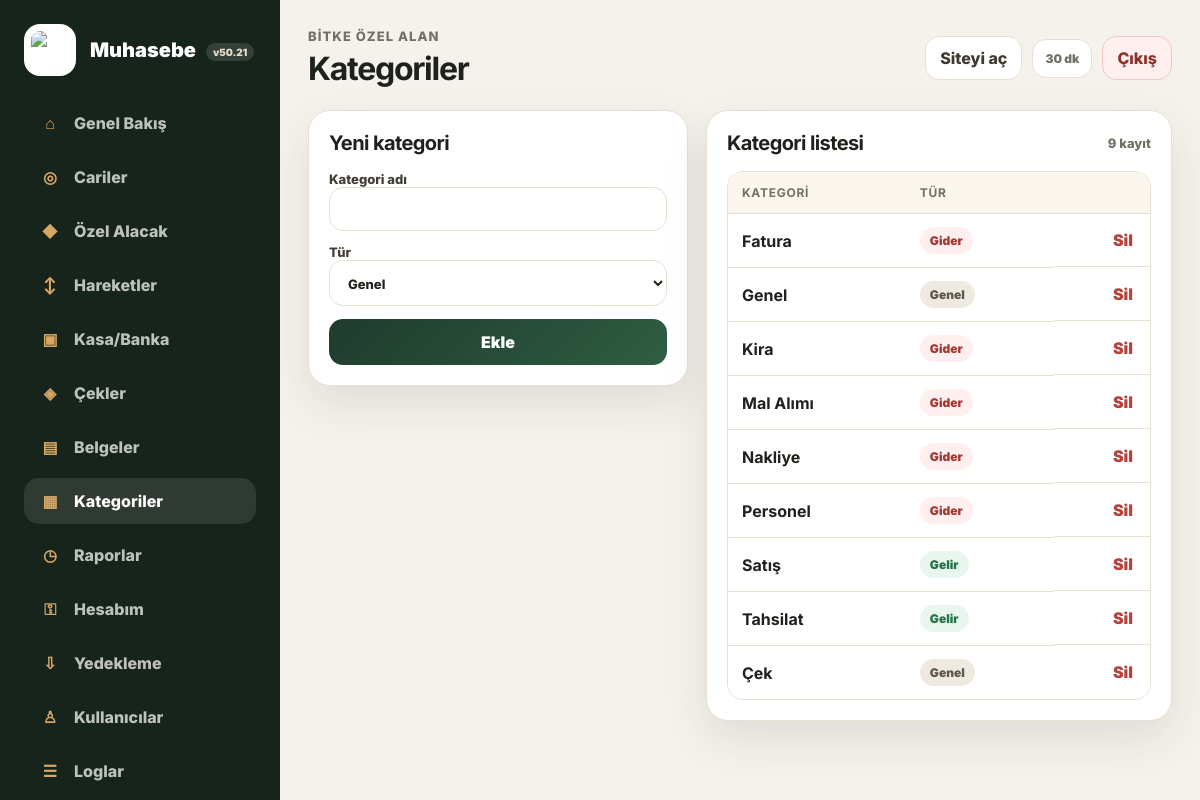
The app's page /kategoriler.php (signed in) with its own data.
### tables this page shows
CREATE TABLE categories (
        id INTEGER PRIMARY KEY AUTOINCREMENT,
        name TEXT NOT NULL UNIQUE,
        type TEXT NOT NULL DEFAULT 'genel',
        created_at TEXT NOT NULL
    );

### bootstrap.php (called while the page is built, shortened)
<?php
function db(): PDO
{
    static $pdo = null;
    if ($pdo instanceof PDO) return $pdo;
    $pdo = new PDO('sqlite:' . DB_PATH);
    $pdo->setAttribute(PDO::ATTR_ERRMODE, PDO::ERRMODE_EXCEPTION);
    $pdo->setAttribute(PDO::ATTR_DEFAULT_FETCH_MODE, PDO::FETCH_ASSOC);
    $pdo->exec('PRAGMA foreign_keys = ON');
    return $pdo;
}
function e($value): string { return htmlspecialchars((string)$value, ENT_QUOTES, 'UTF-8'); }
function is_logged_in(): bool { return !empty($_SESSION['user_id']); }
function current_user(): ?array
{
    static $cached = null;
    if ($cached !== null) return $cached;
    $stmt = db()->prepare('SELECT * FROM users WHERE id = ? AND is_active = 1');
    $stmt->execute([$_SESSION['user_id']]);
    $cached = $stmt->fetch() ?: null;
    return $cached;
}
function require_login(): void
{
    if (!is_logged_in() || !current_user()) redirect('index.php');
}
function user_role(): string { $u = current_user(); return $u['role'] ?? 'viewer'; }
function can_write(): bool { return in_array(user_role(), ['admin','editor'], true); }
function categories(): array { return db()->query('SELECT * FROM categories ORDER BY name ASC')->fetchAll(); }

### kategoriler.php (the view, shortened to what this page needs)
<?php
require_once __DIR__ . '/layout.php';
require_login();
$categories=categories();
page_header('Kategoriler', 'kategoriler');
?>
<section class="content-grid compact">
  <article class="panel-card form-card">
    <div class="card-head"><h3>Yeni kategori</h3></div>
    <?php if(can_write()): ?><form class="stack-form" method="post"><label>Kategori adı<input name="name" required></label><label>Tür<select name="type"><option value="genel" selected>Genel</option></select></label><button class="btn btn-primary">Ekle</button></form><?php else: ?><p class="muted">Görüntüleme yetkisi.</p><?php endif; ?>
  </article>
  <article class="panel-card">
    <div class="card-head"><h3>Kategori listesi</h3><span><?php echo count($categories); ?> kayıt</span></div>
    <div class="table-wrap"><table><thead><tr><th>Kategori</th><th>Tür</th><th></th></tr></thead><tbody><?php foreach($categories as $cat): ?><tr><td><strong><?php echo e($cat['name']); ?></strong></td><td><?php echo badge(ucfirst($cat['type']), $cat['type']==='gider'?'danger':($cat['type']==='gelir'?'success':'neutral')); ?></td><td class="row-actions"><?php if(can_write()): ?><form method="post" onsubmit="return confirm('Kategori silinsin mi? Mevcut hareketlerde kategori boş kalır.');"><?php echo csrf_field(); ?><input type="hidden" name="action" value="delete"><input type="hidden" name="id" value="<?php echo e($cat['id']); ?>"><button>Sil</button></form><?php endif; ?></td></tr><?php endforeach; ?></tbody></table></div>
  </article>
</section>
<?php page_footer(); ?>

### layout.php (shortened to what this page needs)
<?php
require_once __DIR__ . '/bootstrap.php';
function page_header(string $title, string $active = ''): void
{
    $nav = [
        ['dashboard', 'dashboard.php', 'Genel Bakış', '⌂'],
        ['cariler', 'cariler.php', 'Cariler', '◎'],
        ['ozel_alacaklar', 'ozel-alacaklar.php', 'Özel Alacak', '◆'],
        ['hareketler', 'hareketler.php', 'Hareketler', '↕'],
        ['hesaplar', 'hesaplar.php', 'Kasa/Banka', '▣'],
        ['cekler', 'cekler.php', 'Çekler', '◈'],
        ['belgeler', 'belgeler.php', 'Belgeler', '▤'],
        ['kategoriler', 'kategoriler.php', 'Kategoriler', '▦'],
        ['raporlar', 'raporlar.php', 'Raporlar', '◷'],
        ['hesabim', 'hesabim.php', 'Hesabım', '⚿'],
    ];
    if (is_admin()) {
        $nav[] = ['yedekler', 'yedekler.php', 'Yedekleme', '⇩'];
        $nav[] = ['kullanicilar', 'kullanicilar.php', 'Kullanıcılar', '♙'];
        $nav[] = ['loglar', 'loglar.php', 'Loglar', '☰'];
    }
    ?>
<!doctype html>
<html lang="tr">
<head>
  <link rel="stylesheet" href="assets/muhasebe.css?v=514" />
</head>
<body class="app-page">
  <div class="app-shell">
    <aside class="sidebar">
      <a class="brand" href="dashboard.php" aria-label="Bitke Muhasebe">
        <img src="../assets/img/header-logo-only.png" alt="Bitke" />
        <span>Muhasebe <small><?php echo e(APP_VERSION); ?></small></span>
      </a>
      <nav class="side-nav" aria-label="Panel menüsü">
        <?php foreach ($nav as $item): ?>
          <a class="<?php echo $active === $item[0] ? 'active' : ''; ?>" href="<?php echo e($item[1]); ?>">
            <span class="nav-ico"><?php echo e($item[3]); ?></span>
            <span><?php echo e($item[2]); ?></span>
          </a>
        <?php endforeach; ?>
      </nav>
    </aside>
    <main class="main">
      <header class="topbar">
        <div>
          <p>Bitke özel alan</p>
          <h1><?php echo e($title); ?></h1>
        </div>
        <div class="top-actions">
          <a class="ghost-link" href="../" target="_blank" rel="noopener">Siteyi aç</a>
          <span class="session-chip" title="İşlem yapılmazsa otomatik çıkış süresi">30 dk</span><a class="logout-link" href="logout.php">Çıkış</a>
        </div>
      </header>
<?php }
function page_footer(): void
{
    ?>
    </main>
  </div>
</body>
</html>
<?php }
function badge(string $label, string $tone = 'neutral'): string
{
    return '<span class="badge badge-' . e($tone) . '">' . e($label) . '</span>';
}

### assets/muhasebe.css (style rules this page uses)
:root { --bg:#f5f2ec;--surface:#fffaf3;--card:#ffffff;--text:#1e211c;--muted:#737166;--border:#e7dfd1;--primary:#1f3b2d;--primary-2:#2f5d42;--accent:#c8914b;--danger:#b9423a;--success:#297a4a;--warning:#9b6a1a;--info:#2f5c8f;--shadow:0 18px 45px rgba(40,35,25,.10);--radius:22px }
* { box-sizing:border-box }
body { margin:0;font-family:Inter,system-ui,-apple-system,Segoe UI,sans-serif;background:var(--bg);color:var(--text) }
a { color:inherit;text-decoration:none }
button,input,select,textarea { font:inherit }
.login-form label,.stack-form label { font-size:13px;font-weight:800;color:#403d35 }
.login-form input,.stack-form input,.stack-form select,.stack-form textarea,.filterbar input,.filterbar select,td input,td select { width:100%;border:1px solid var(--border);background:#fff;border-radius:14px;padding:13px 14px;outline:none;color:var(--text) }
.login-form button,.btn { border:0;border-radius:14px;padding:13px 17px;font-weight:900;cursor:pointer;display:inline-flex;align-items:center;justify-content:center;gap:8px }
.login-form button,.btn-primary { background:linear-gradient(135deg,var(--primary),var(--primary-2));color:#fff }
.app-shell { display:grid;grid-template-columns:280px 1fr;min-height:100vh }
.sidebar { background:#17241c;color:#fff;padding:24px;display:flex;flex-direction:column;gap:24px;position:sticky;top:0;height:100vh }
.brand { display:flex;align-items:center;gap:14px;font-weight:950;font-size:20px }
.brand img { width:52px;height:52px;object-fit:contain;background:#fff;border-radius:16px;padding:7px }
.side-nav { display:grid;gap:8px }
.side-nav a { display:flex;align-items:center;gap:12px;padding:13px 14px;border-radius:15px;color:rgba(255,255,255,.72);font-weight:800 }
.side-nav a:hover,.side-nav a.active { background:rgba(255,255,255,.10);color:#fff }
.nav-ico { width:24px;text-align:center;color:#d6a765 }
.main { padding:28px;min-width:0 }
.topbar { display:flex;align-items:center;justify-content:space-between;gap:16px;margin-bottom:22px }
.topbar p { margin:0 0 5px;color:var(--muted);font-size:13px;font-weight:800;text-transform:uppercase;letter-spacing:.08em }
.topbar h1 { margin:0;font-size:32px;letter-spacing:-.04em }
.top-actions { display:flex;gap:10px;align-items:center }
.ghost-link,.logout-link { padding:11px 14px;border:1px solid var(--border);border-radius:14px;background:#fff;font-weight:800;color:#3d3a31 }
.logout-link { background:#fff0ef;color:#8f312a;border-color:#efc8c4 }
.hero-card,.panel-card,.stat-card { background:var(--card);border:1px solid var(--border);box-shadow:var(--shadow);border-radius:var(--radius) }
.content-grid { display:grid;grid-template-columns:1.35fr .85fr;gap:18px;margin-top:18px }
.content-grid.compact { grid-template-columns:380px 1fr }
.panel-card { padding:20px;min-width:0 }
.card-head { display:flex;align-items:center;justify-content:space-between;gap:12px;margin-bottom:16px }
.card-head h3 { margin:0;font-size:20px;letter-spacing:-.03em }
.card-head a,.card-head span { font-size:13px;color:var(--muted);font-weight:800 }
.table-wrap { overflow:auto;border-radius:16px;border:1px solid var(--border) }
table { width:100%;border-collapse:collapse;background:#fff }
th,td { padding:13px 14px;border-bottom:1px solid var(--border);text-align:left;vertical-align:middle }
th { font-size:12px;text-transform:uppercase;letter-spacing:.06em;color:var(--muted);background:#fbf7ee }
tr:last-child td { border-bottom:0 }
.badge { display:inline-flex;padding:6px 10px;border-radius:999px;font-size:12px;font-weight:900 }
.badge-success { background:#e9f6ee;color:#217444 }
.badge-danger { background:#fff0ef;color:#a03b34 }
.badge-neutral { background:#eeeae1;color:#5e594d }
.stack-form { display:grid;gap:13px }
.row-actions { display:flex;gap:9px;align-items:center;justify-content:flex-end;white-space:nowrap }
.row-actions a,.row-actions button { border:0;background:transparent;color:var(--primary-2);font-weight:900;cursor:pointer;padding:3px }
.row-actions button { color:var(--danger) }
.sidebar { overflow-y:auto }
.form-card { align-self:start }
.brand span small { display:inline-flex;margin-left:6px;padding:3px 7px;border-radius:999px;background:rgba(255,255,255,.12);font-size:10px;vertical-align:middle;color:#e9dcc7 }
.session-chip { display:inline-flex;align-items:center;padding:11px 12px;border:1px solid var(--border);border-radius:14px;background:#fff;color:var(--muted);font-weight:900;font-size:12px }

### records on screen
categories: name "Fatura", label "Gider"
categories: name "Genel", label "Genel"
categories: name "Kira", label "Gider"
categories: name "Mal Alımı", label "Gider"
categories: name "Nakliye", label "Gider"
categories: name "Personel", label "Gider"
categories: name "Satış", label "Gelir"
categories: name "Tahsilat", label "Gelir"
categories: name "Çek", label "Genel"

### other values on screen
APP_VERSION "v50.21"
$item[3] "⌂"
$item[2] "Genel Bakış"
$item[3] "◎"
$item[2] "Cariler"
$item[3] "◆"
$item[2] "Özel Alacak"
$item[3] "↕"
$item[2] "Hareketler"
$item[3] "▣"
$item[2] "Kasa/Banka"
$item[3] "◈"
$item[2] "Çekler"
$item[3] "▤"
$item[2] "Belgeler"
